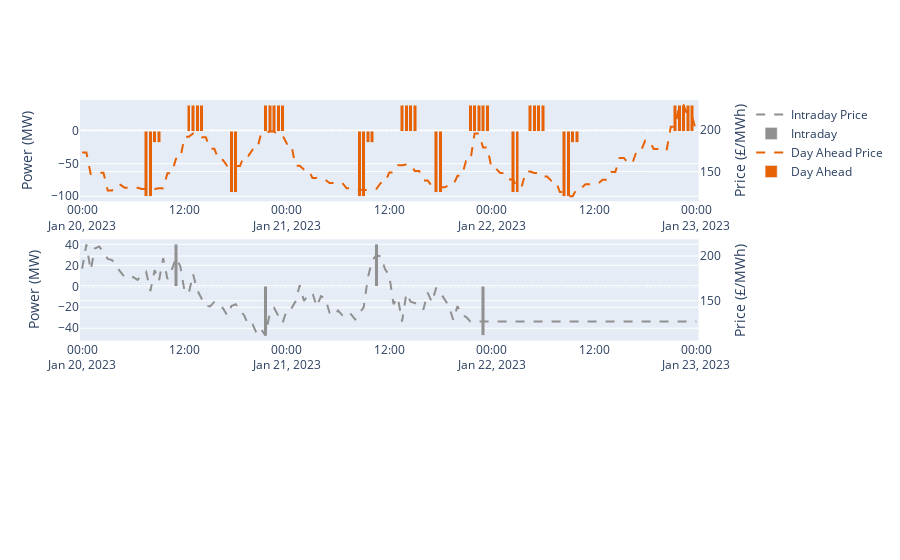

Notebook source saved alongside this figure:
### Code cell
trace1 = go.Bar(x=random_period.index,
                y=-random_period["import_intraday_vol"],
                name="Intraday",
                marker_color=graph_secondary,
                yaxis='y1'
                    )


trace2 = go.Bar(x=random_period.index,
                y=random_period["export_intraday_vol"],
                name='Export Intraday',
                marker_color=graph_secondary,
                yaxis='y1',
                showlegend=False
                    )
trace3 = go.Scatter(x=random_period.index,
                        y=random_period["intraday_price"],
                        name='Intraday Price',
                        mode='lines',
                        marker_color=graph_secondary,
                        line=dict(width=2, 
                        color=graph_secondary, 
                        dash='dash'),
                        yaxis='y2')
data = [trace1,trace2]

fig.update_layout(barmode='stack')

fig.update_yaxes(title_text="Power (MW)",row=2,col=1)   
fig.update_yaxes(title_text= "Price (£/MWh)",row=2,col=1,secondary_y=True) 
for trace in data:
    fig.add_trace(trace,row=2,col=1)
fig.add_trace(trace3,row=2,col=1,secondary_y=True)

### Figure 1 — Plotly figure (JSON) as saved in the notebook; plotly's stock layout.template omitted (floating-point values rounded to 4 significant figures; data arrays with more than 128 entries replaced by an {"elided": "..."} marker saying what was removed)
{"data": [{"marker": {"color": "rgba(230,98,5,1)"}, "name": "Day Ahead", "type": "bar", "x": {"elided": "145 str values"}, "xaxis": "x", "y": {"elided": "145 float values"}, "yaxis": "y"}, {"marker": {"color": "rgba(230,98,5,1)"}, "name": "", "showlegend": false, "type": "bar", "x": {"elided": "145 str values"}, "xaxis": "x", "y": {"elided": "145 float values"}, "yaxis": "y"}, {"line": {"color": "rgba(230,98,5,1)", "dash": "dash", "width": 2}, "marker": {"color": "rgba(230,98,5,1)"}, "mode": "lines", "name": "Day Ahead Price", "type": "scatter", "x": {"elided": "145 str values"}, "xaxis": "x", "y": {"elided": "145 float values"}, "yaxis": "y2"}, {"marker": {"color": "rgb(144,144,144)"}, "name": "Intraday", "type": "bar", "x": {"elided": "145 str values"}, "xaxis": "x2", "y": {"elided": "145 float values"}, "yaxis": "y3"}, {"marker": {"color": "rgb(144,144,144)"}, "name": "Export Intraday", "showlegend": false, "type": "bar", "x": {"elided": "145 str values"}, "xaxis": "x2", "y": {"elided": "145 float values"}, "yaxis": "y3"}, {"line": {"color": "rgb(144,144,144)", "dash": "dash", "width": 2}, "marker": {"color": "rgb(144,144,144)"}, "mode": "lines", "name": "Intraday Price", "type": "scatter", "x": {"elided": "145 str values"}, "xaxis": "x2", "y": {"elided": "145 float values"}, "yaxis": "y4"}], "layout": {"barmode": "stack", "xaxis": {"anchor": "y", "domain": [0, 0.94]}, "xaxis2": {"anchor": "y3", "domain": [0, 0.94]}, "xaxis3": {"anchor": "y5", "domain": [0, 0.94]}, "yaxis": {"anchor": "x", "domain": [0.7333, 1], "title": {"text": "Power (MW)"}}, "yaxis2": {"anchor": "x", "overlaying": "y", "side": "right", "title": {"text": "Price (£/MWh)"}}, "yaxis3": {"anchor": "x2", "domain": [0.3667, 0.6333], "title": {"text": "Power (MW)"}}, "yaxis4": {"anchor": "x2", "overlaying": "y3", "side": "right", "title": {"text": "Price (£/MWh)"}}, "yaxis5": {"anchor": "x3", "domain": [0, 0.2667]}, "yaxis6": {"anchor": "x3", "overlaying": "y5", "side": "right"}}}
